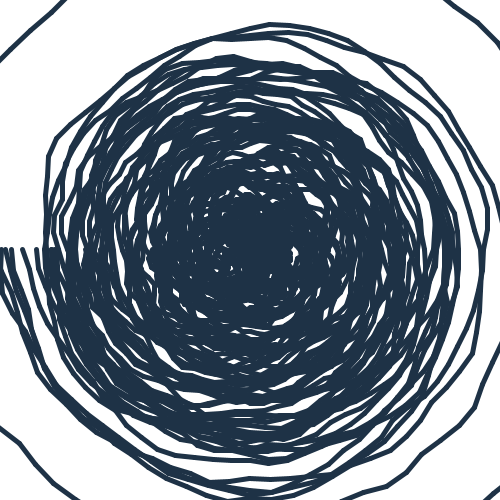
Frame 1 (no input)
Frame 60 (the mouse pressed at the canvas centre just before this capture): identical to frame 1, image omitted
Frame 120 (the mouse held since frame 60 and released just before this capture): identical to frame 1, image omitted

The Processing sketch that drew this single still picture (run headless with seeded random() and noise(); from frame 60 on, the mouse is pressed at the canvas centre):

// Processing sketch: noisySpiral
// ── noisySpiral.pde
//  Title: Circle Template
//  Description: An example of using noise to make animations more interesting
//  Date Started: 2012 Mar 09
//  Last Modified: 2012 Mar 09
//  http://asymptoticdesign.wordpress.com/
//  This work is licensed under a Creative Commons 3.0 License.
//  (Attribution - NonCommerical - ShareAlike)
//  http://creativecommons.org/licenses/by-nc-sa/3.0/
//
//  In summary, you are free to copy, distribute, edit, and remix the work.
//  Under the conditions that you attribute the work to me, it is for
//  noncommercial purposes, and if you build upon this work or otherwise alter
//  it, you may only distribute the resulting work under this license.
//
//  Of course, the conditions may be waived with permission from the author.
//

//-----------------Globals
/* These are variables that you want to exist throughout the entire sketch.*/
float rad = 10;
float centX, centY;
float seed = random(17);

//-----------------Setup
/*The code in setup() will only be run once in your sketch.  Use this space to set things up like
 the sketch size, background color, framerate, etc. etc.*/
void setup() {
  //setup the sketch parameters
  size(500, 500); 
  background(255);
  //object color properties
  stroke(30, 50, 70, 128);
  noFill();
  strokeWeight(5);
  smooth();
  //setup some reference variables
  centX = width/2;
  centY = height/2;
  //draw a reference circle
  ellipse(centX, centY, 100, 100);
  //now draw the part-by-part circle
  stroke(30, 50, 70);
  for (int i = 0; i < 25; i += 1) {
    float lastx = 250;
    float lasty = 250;
    rad = 0;
    for (float theta = 0; theta <= 1440; theta += 5) {
      seed += 0.5;
      rad += 20*noise(seed) - 10;
      float x = centX + rad*cos(radians(theta));
      float y = centY + rad*sin(radians(theta));
      line(lastx, lasty, x, y);
      lastx = x;
      lasty = y;
    }
  }
}

//-----------------Main Loop
void draw() {
}
